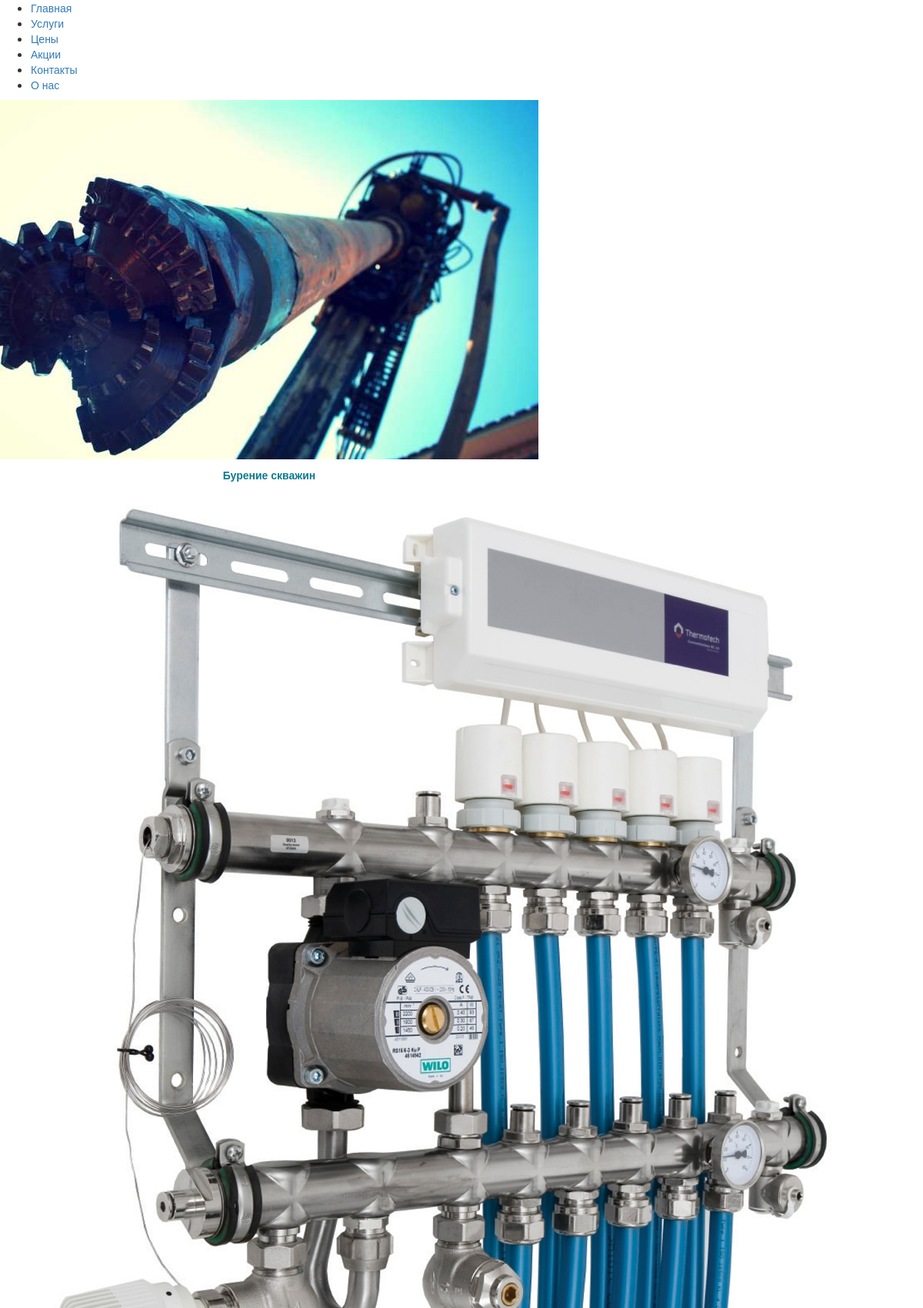
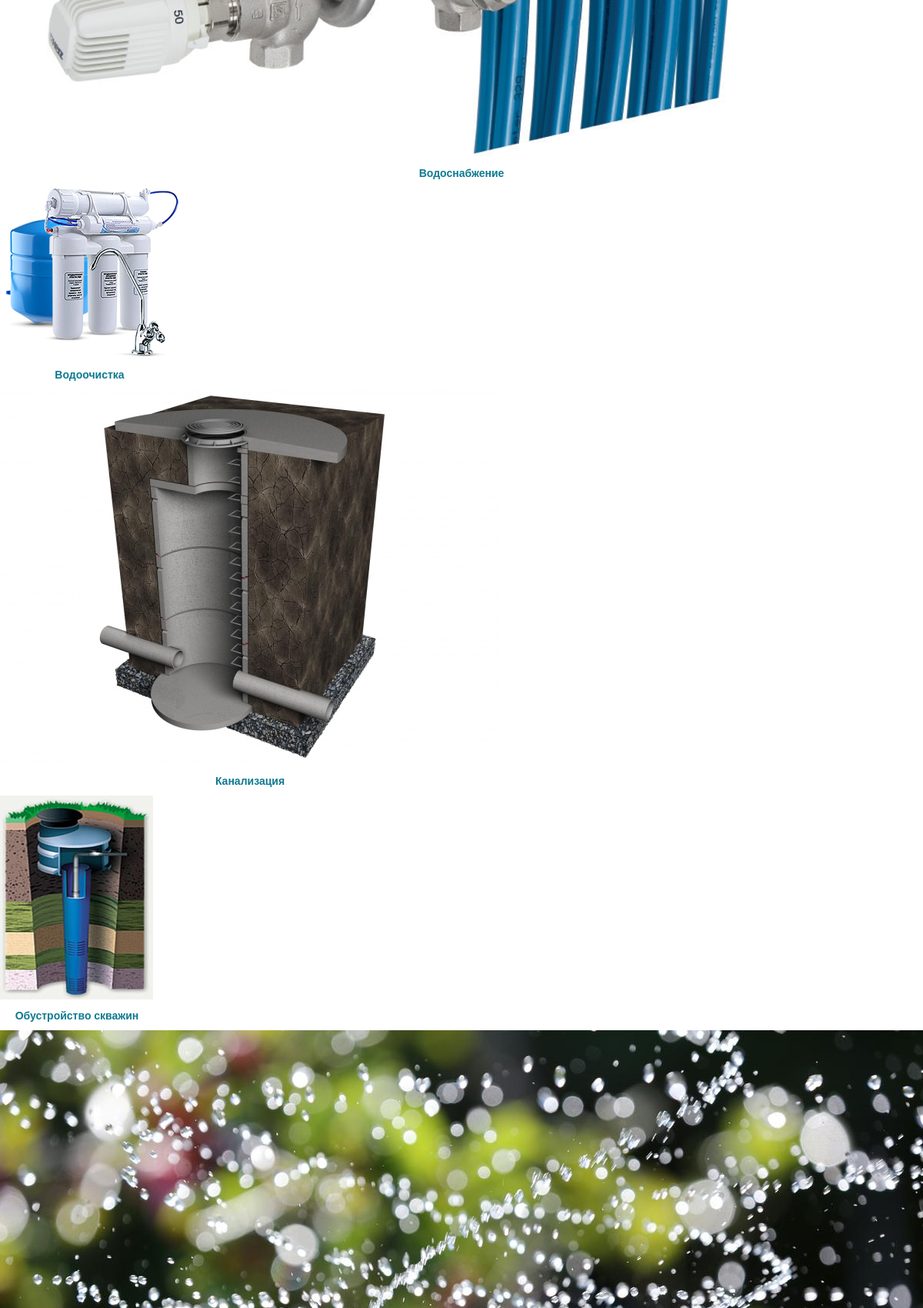
/services.php (upper part), run on the app's committed database (2 pictures, top to bottom).
### tables this page shows
CREATE TABLE IF NOT EXISTS `nav` (
  `id` int(2) NOT NULL AUTO_INCREMENT,
  `position` int(2) NOT NULL,
  `title` varchar(20) NOT NULL,
  `url` varchar(255) NOT NULL,
  PRIMARY KEY (`id`)
);

CREATE TABLE IF NOT EXISTS `services` (
  `services` int(5) NOT NULL AUTO_INCREMENT,
  `title` varchar(255) NOT NULL,
  `meta_d` varchar(255) NOT NULL,
  `meta_k` varchar(255) NOT NULL,
  `text` text NOT NULL,
  `page` varchar(255) NOT NULL,
  `mimi_img` varchar(255) NOT NULL,
  PRIMARY KEY (`services`)
);

### services.php (the view, shortened to what this page needs)
<?php include("blocks/bd.php");
 ?>
<!DOCTYPE HTML>
<html>
<head>
    <link href="http://skvazhina.pp.ua/css/style.css" rel="stylesheet" type="text/css" />
    <link rel="stylesheet" href="https://maxcdn.bootstrapcdn.com/bootstrap/3.3.2/css/bootstrap.min.css"/>
    <link rel="stylesheet" href="https://maxcdn.bootstrapcdn.com/bootstrap/3.3.2/css/bootstrap-theme.min.css"/>
</head>
<body>
<div class="wrapper">
<header><?php include("blocks/header.php"); ?>
<nav><? include ("blocks/nav.php"); ?></nav>
</header>
<article >
<?php
if(empty($services))
{
	$res_services = mysql_query("SELECT * FROM services",$db);
    $myrow_services = mysql_fetch_array($res_services);
     do{ printf("
     <div class='serv_menu'>
<table cellpadding='1' cellspacing='1' >
	<tbody>
		<tr>
			<td><a href='http://skvazhina.pp.ua/uslugi/%s'><img src='%s' class='serv_mini_img' /></a></td>
		</tr>
		<tr >
			<th><p style='text-align: center; margin-top:10px;' ><a style = 'color: #0E7A91; text-decoration: none;' href='http://skvazhina.pp.ua/uslugi/%s' >%s</a></p></th>
		</tr>
	</tbody>
</table>
</div>",$myrow_services['services'],$myrow_services['mimi_img'],$myrow_services['services'],$myrow_services['title']);}
 while ($myrow_services = mysql_fetch_array($res_services));
}
else
{
  $res_services = mysql_query("SELECT * FROM services WHERE services = '$services'",$db);
    $myrow_services = mysql_fetch_array($res_services);
    echo "<div class='art_text'>";
    echo $myrow_services['text'];
    echo "</div>";
}
?>
</article>
</div>
</body>
</html>

### blocks/nav.php
<? include ("bd.php"); ?>
<div class="menu">
<ul>
<?
$res = mysql_query("SELECT * FROM nav ORDER BY position",$db);
$my = mysql_fetch_array($res);
do{ printf("<li><a href='http://skvazhina.pp.ua/%s'>%s</a></li>",$my['url'],$my['title']);}
while ($my = mysql_fetch_array($res));
?>
</ul>
</div>

### data on the page
nav: title "Главная"
nav: title "Услуги"
nav: title "Цены"
nav: title "Акции"
nav: title "Контакты"
nav: title "О нас"
services: mimi_img (picture), title "Бурение скважин"
services: mimi_img (picture), title "Водоснабжение"
services: mimi_img (picture), title "Водоочистка"
services: mimi_img (picture), title "Канализация"
services: mimi_img (picture), title "Обустройство скважин"
services: mimi_img (picture)
